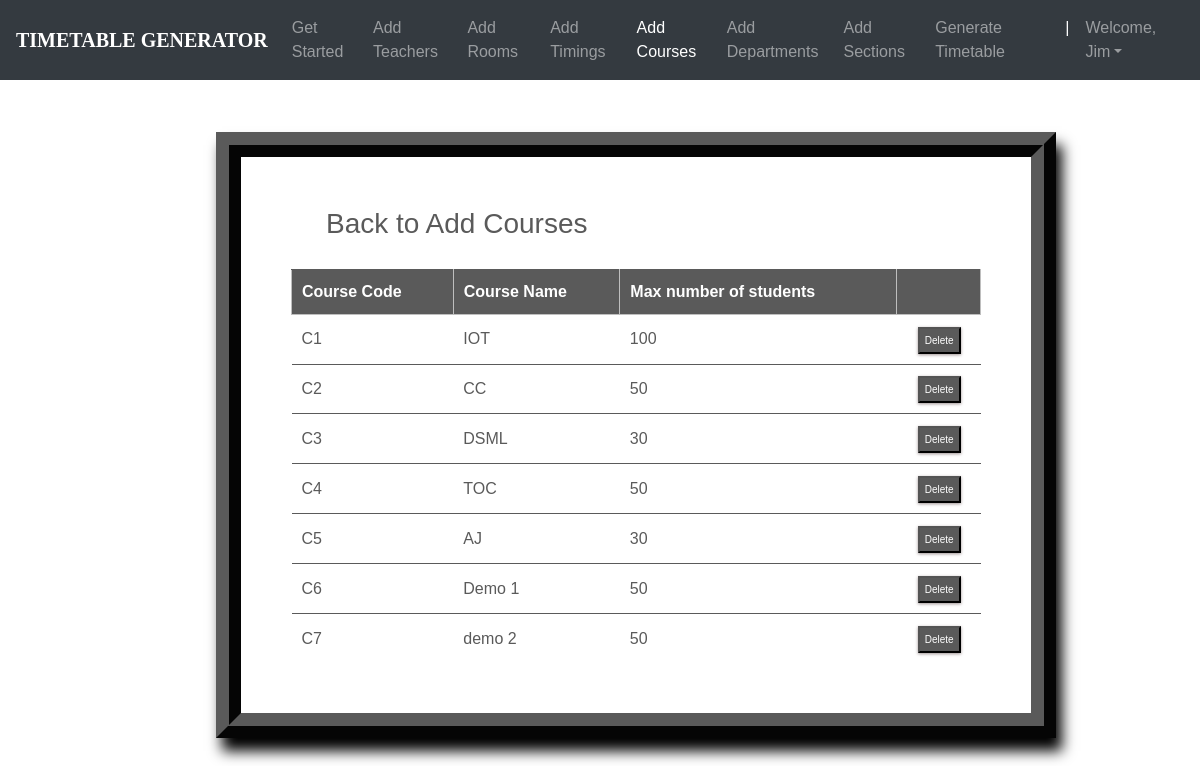
The app's page /courses_list/ (signed in) with its own data.
### ttgen/models.py (models this page shows, shortened)
class Course(models.Model):
    course_number = models.CharField(max_length=5, primary_key=True)
    course_name = models.CharField(max_length=40)
    max_numb_students = models.CharField(max_length=65)
    instructors = models.ManyToManyField(Instructor)

### ttgen/views.py (the view)
# urls.py: path('courses_list/', views.course_list_view, name='editcourse'),
@login_required
def course_list_view(request):
    context = {
        'courses': Course.objects.all()
    }
    return render(request, 'courseslist.html', context)

### templates/courseslist.html (shortened to what this page needs)
<!DOCTYPE html>
<html lang="en">
<head>
	<link rel="stylesheet" href="https://maxcdn.bootstrapcdn.com/bootstrap/4.0.0/css/bootstrap.min.css">
    <link rel="stylesheet" type="text/css" href="static/css/index.css">
</head>
<body>
        <header>
			<nav class="navbar navbar-expand-md navbar-dark fixed-top bg-dark">
                <a class="navbar-brand" href="#"><b>TIMETABLE GENERATOR</b></a>
                <div class="collapse navbar-collapse" id="navbarCollapse">
                    <ul class="navbar-nav ml-auto">
                    <li class="nav-item">
                        <a class="nav-link" href="{% url 'admindash' %}">Get Started</a>
                    </li>
                    <li class="nav-item">
                        <a class="nav-link" href="{% url 'addInstructors' %}">Add Teachers</a>
                    </li>
                    <li class="nav-item">
                        <a class="nav-link" href="{% url 'addRooms' %}">Add Rooms</a>
                    </li>
                    <li class="nav-item">
		                <a class="nav-link" href="{% url 'addTimings' %}">Add Timings</a>
		            </li>
                    <li class="nav-item active">
                        <a class="nav-link" href="{% url 'addCourses' %}">Add Courses</a>
                    </li>
                    <li class="nav-item">
			            <a class="nav-link" href="{% url 'addDepts' %}">Add Departments</a>
		            </li>
                    <li class="nav-item">
			            <a class="nav-link" href="{% url 'addSections' %}">Add Sections</a>
		            </li>
                    <li class="nav-item">
			            <a class="nav-link" href="{% url 'generate' %}">Generate Timetable</a>
		            </li>
                    <li class="nav-item active">
			            <a class="nav-link">|</a>
		            </li>
                    <li class="nav-item dropdown">
		                <a class="nav-link dropdown-toggle" href="#" id="dropdown03" data-toggle="dropdown" aria-haspopup="true" aria-expanded="false">Welcome, {{ user.first_name }}</a>
		            </li>
                    </ul>
                </div>
            </nav>
        </header>
        <br><br>
    {% block content %}
{% load static %}
<fieldset class="fieldset">
    <a href="{% url 'addCourses'%}"><h1 class="tablink" onclick="openPage('new')" id="defaultOpen">Back to Add Courses</h1></a>
    <div class="tabcontent" id="edit">
        <table class="table1">
            <thead>
            <tr class="table-headers">
            <th>Course Code</th>
            <th>Course Name</th>
            <th>Max number of students</th>
            <th  class="empty"></th>
            </tr>
            </thead>
            <tbody>
            {% for crs in courses %}
            <tr>
             <td>{{crs.course_number}}</td>
             <td>{{crs.course_name}}</td>
             <td>{{crs.max_numb_students}}</td>
             <td class="empty">
                <form action="{% url 'deletecourse' crs.course_number %}" method="post">
                        <input type="submit" value="Delete" class="cross">
                </form>
             </td>
             </tr>
            {% endfor %}
            </tbody>
        </table>
    </div>
</fieldset>
{% endblock %}

### static/css/index.css (style rules this page uses)
body { padding-top: 3rem; padding-bottom: 3rem; color: #5a5a5a; font-family: 'Poppins', sans-serif; overflow-x: hidden; }
nav { font-family: sans-serif; }
.navbar-brand { font-size: 20px; font-family: Georgia, 'Times New Roman', Times, serif; }

### templates/courseslist.html (style rules this page uses)
nav { font-family: sans-serif; }
.navbar-brand { font-size: 20px; font-family: Georgia, 'Times New Roman', Times, serif; }
* { margin: 0; padding: 0; box-sizing: border-box; }
html { scroll-behavior: smooth; }
a { text-decoration:none; }
form { margin-top: 3%; margin-left: 18%; margin-right: 12%; }
fieldset h1 { color: #5a5a5a; padding-bottom: 20px; margin-left: 35px; display: inline-block; cursor: pointer; font-size: 28px; }
fieldset input { padding:8px; color: #938c8c }
.table2 td, th { border: 1px solid rgb(190,190,190); padding: 10px 20px; }
.table1 { width: 100%; border-collapse: collapse; text-align: left; overflow: hidden; }
.table1 td, th { border-top: 1px solid #5a5a5a; padding: 10px; }
.table1 th { background-color: #5a5a5a; color: #fff; }
.cross { font-size:10px; box-shadow: 0px 1px 3px 0px #9e9292; padding: 4px 5px; color: #fff; background-color: #5a5a5a; cursor: pointer; }
.fieldset { margin-top: 3%; margin-left: 18%; margin-right: 12%; padding: 50px; border-width: 25px; border-style: ridge; border-color: #5a5a5a; box-shadow: 6px 13px 13px 0px black; background-color: #fff; }

### records on screen
Course: course_number "C1", course_name "IOT", max_numb_students "100"
Course: course_number "C2", course_name "CC", max_numb_students "50"
Course: course_number "C3", course_name "DSML", max_numb_students "30"
Course: course_number "C4", course_name "TOC", max_numb_students "50"
Course: course_number "C5", course_name "AJ", max_numb_students "30"
Course: course_number "C6", course_name "Demo 1", max_numb_students "50"
Course: course_number "C7", course_name "demo 2", max_numb_students "50"

### other values on screen
{{ user.first_name }} "Jim"
